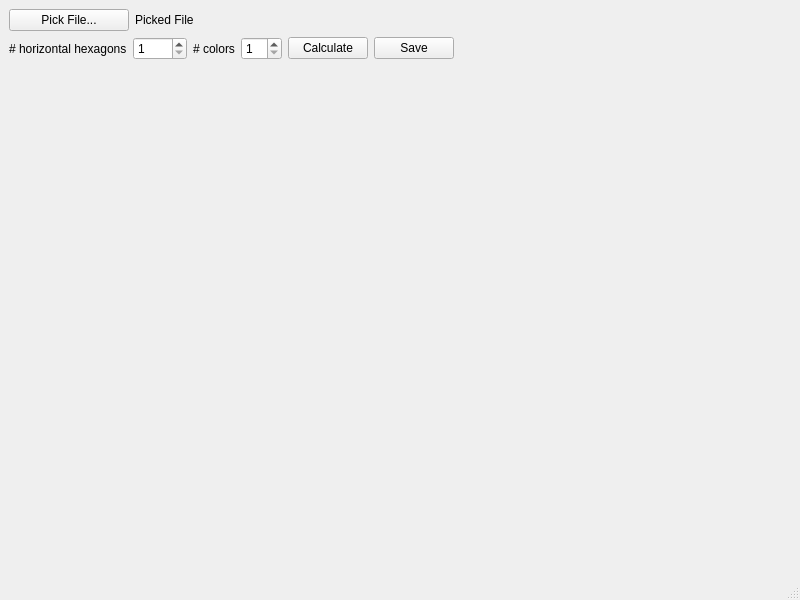
<?xml version="1.0" encoding="UTF-8"?>
<ui version="4.0">
 <class>MainWindow</class>
 <widget class="QMainWindow" name="MainWindow">
  <property name="geometry">
   <rect>
    <x>0</x>
    <y>0</y>
    <width>800</width>
    <height>600</height>
   </rect>
  </property>
  <property name="windowTitle">
   <string>MainWindow</string>
  </property>
  <widget class="QWidget" name="centralwidget">
   <layout class="QVBoxLayout" name="verticalLayout_2">
    <item>
     <layout class="QHBoxLayout" name="horizontalLayout_2">
      <item>
       <widget class="QPushButton" name="FilePickerBtn">
        <property name="maximumSize">
         <size>
          <width>120</width>
          <height>40</height>
         </size>
        </property>
        <property name="text">
         <string>Pick File...</string>
        </property>
       </widget>
      </item>
      <item>
       <widget class="QLabel" name="FilePickerLbl">
        <property name="text">
         <string>Picked File</string>
        </property>
       </widget>
      </item>
     </layout>
    </item>
    <item>
     <layout class="QHBoxLayout" name="horizontalLayout_3">
      <item>
       <widget class="QLabel" name="label_2">
        <property name="maximumSize">
         <size>
          <width>160</width>
          <height>40</height>
         </size>
        </property>
        <property name="text">
         <string># horizontal hexagons</string>
        </property>
       </widget>
      </item>
      <item>
       <widget class="QSpinBox" name="HorizontalHexSpin">
        <property name="maximumSize">
         <size>
          <width>100</width>
          <height>40</height>
         </size>
        </property>
        <property name="minimum">
         <number>1</number>
        </property>
        <property name="maximum">
         <number>1000</number>
        </property>
       </widget>
      </item>
      <item>
       <widget class="QLabel" name="label">
        <property name="maximumSize">
         <size>
          <width>100</width>
          <height>40</height>
         </size>
        </property>
        <property name="text">
         <string># colors</string>
        </property>
       </widget>
      </item>
      <item>
       <widget class="QSpinBox" name="ColorsSpin">
        <property name="maximumSize">
         <size>
          <width>100</width>
          <height>40</height>
         </size>
        </property>
        <property name="minimum">
         <number>1</number>
        </property>
       </widget>
      </item>
      <item>
       <widget class="QPushButton" name="CalculateHexBtn">
        <property name="text">
         <string>Calculate</string>
        </property>
       </widget>
      </item>
      <item>
       <widget class="QPushButton" name="SaveBtn">
        <property name="text">
         <string>Save</string>
        </property>
       </widget>
      </item>
      <item>
       <spacer name="horizontalSpacer">
        <property name="orientation">
         <enum>Qt::Horizontal</enum>
        </property>
        <property name="sizeHint" stdset="0">
         <size>
          <width>40</width>
          <height>20</height>
         </size>
        </property>
       </spacer>
      </item>
     </layout>
    </item>
    <item>
     <layout class="QHBoxLayout" name="ImagePlaceHolder">
      <item>
       <spacer name="verticalSpacer">
        <property name="orientation">
         <enum>Qt::Vertical</enum>
        </property>
        <property name="sizeHint" stdset="0">
         <size>
          <width>20</width>
          <height>40</height>
         </size>
        </property>
       </spacer>
      </item>
     </layout>
    </item>
   </layout>
  </widget>
  <widget class="QMenuBar" name="menubar">
   <property name="geometry">
    <rect>
     <x>0</x>
     <y>0</y>
     <width>800</width>
     <height>29</height>
    </rect>
   </property>
  </widget>
  <widget class="QStatusBar" name="statusbar"/>
 </widget>
 <resources/>
 <connections/>
</ui>
